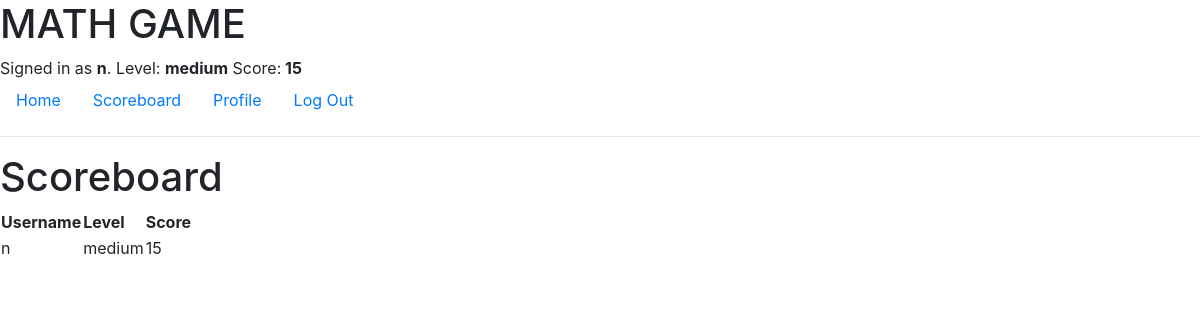
The page /scoreboard/ (signed in) on the database as committed earlier.
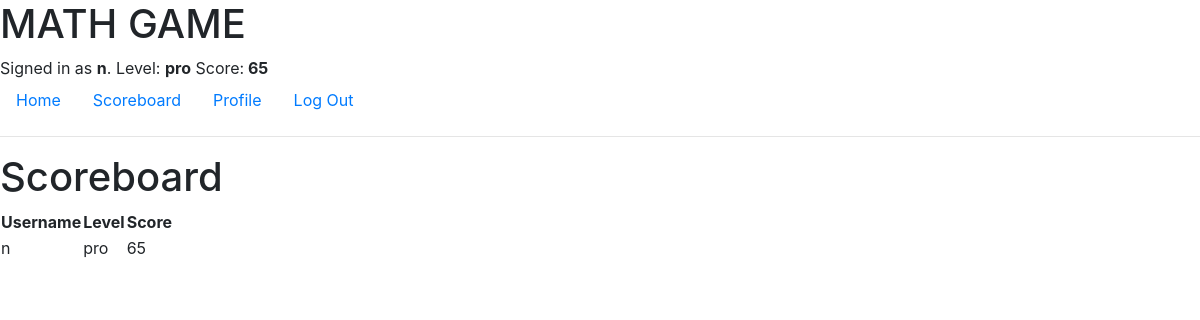
The same page on the database as committed later.
### Math/models.py (models this page shows, shortened)
class User(AbstractUser):
    LEVEL_CHOICES = (
        ('beginner', 'Beginner'),
        ('medium', 'Medium'),
        ('pro', 'Pro'),
    )
    level = models.CharField(max_length=20, choices=LEVEL_CHOICES, default='beginner')
    score = models.IntegerField(default=0)
    groups = models.ManyToManyField('auth.Group', related_name='math_users_groups')
    user_permissions = models.ManyToManyField('auth.Permission', related_name='math_users_permissions')
    first_login = models.BooleanField(default=True)

### Math/views.py (the view)
# urls.py: path('scoreboard/', views.scoreboard, name='scoreboard')
def scoreboard(request):
    users = User.objects.all()
    print("HI")
    return render(request, 'scoreboard.html', {'users': users})

### Math/templates/scoreboard.html
{% extends "layout.html" %}
{% block body %}
        <h1>Scoreboard</h1>
        <table>
            <thead>
                <tr>
                    <th>Username</th>
                    <th>Level</th>
                    <th>Score</th>
                </tr>
            </thead>
            <tbody>
                {% for user in users %}
                <tr>
                    <td>{{ user.username }}</td>
                    <td>{{ user.level }}</td>
                    <td>{{ user.score }}</td>
                </tr>
                {% endfor %}
            </tbody>
        </table>
{% endblock %}

### Math/templates/layout.html (shortened to what this page needs)
{% load static %}
<!DOCTYPE html>
<html lang="en">
    <head>
        <link rel="stylesheet" href="https://stackpath.bootstrapcdn.com/bootstrap/4.4.1/css/bootstrap.min.css">
    </head>
    <body>
        <h1>MATH GAME</h1>
        <div>
            {% if user.is_authenticated %}
                Signed in as <strong>{{ user.username }}</strong>.
                Level: <strong><span id="user-level">{{ user.level }}</span></strong>
                Score:<strong> <span id="user-score">{{ user.score }}</span></strong>
            {% else %}
                Not signed in.
            {% endif %}
        </div>
        <ul class="nav">
            <li class="nav-item">
                <a class="nav-link" href="{% url 'index' %}">Home</a>
            </li>
        <li class="nav-item">
                <a class="nav-link" href="{% url 'scoreboard' %}">Scoreboard</a>
            </li>
            {% if user.is_authenticated %}
                <li class="nav-item">
                <a class="nav-link" href="{% url 'profile' %}">Profile</a>
                </li>
                <li class="nav-item">
                    <a class="nav-link" href="{% url 'logout' %}">Log Out</a>
                </li>
            {% endif %}
        </ul>
        <hr>
        {% block body %}
        {% endblock %}
    </body>
</html>

Rows that differ between the two databases and show on the page:
changed User: level "medium" → "pro"; score "15" → "65"
